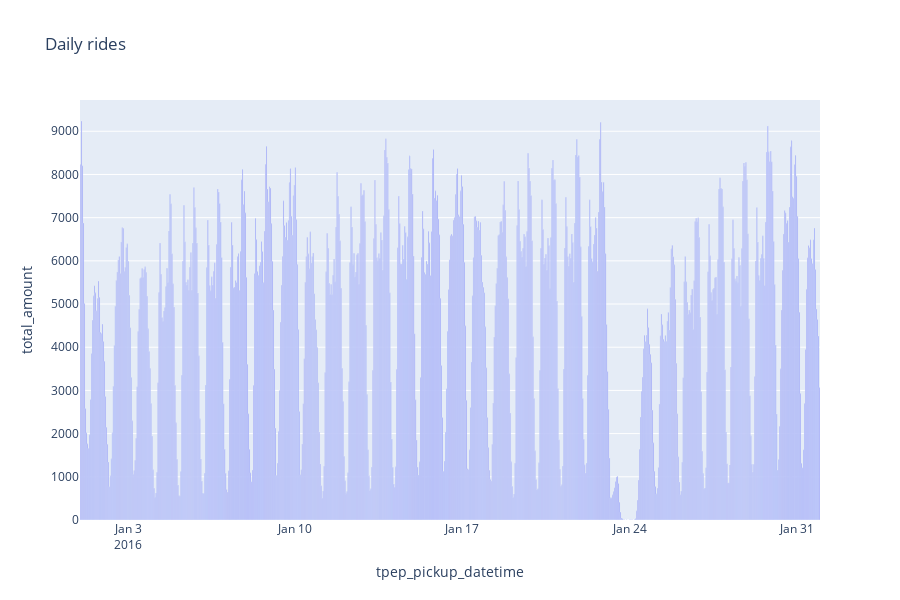

Notebook cell for this chart:
### Code cell
%%time
fig = px.bar(df_hourly, x='tpep_pickup_datetime', y='total_amount',
             title='Daily rides',
            height=600)
fig.show()

### Figure 1 — Plotly figure (JSON) as saved in the notebook; plotly's stock layout.template omitted (floating-point values rounded to 4 significant figures; data arrays with more than 128 entries replaced by an {"elided": "..."} marker saying what was removed)
{"data": [{"alignmentgroup": "True", "hovertemplate": "tpep_pickup_datetime=%{x}<br>total_amount=%{y}<extra></extra>", "legendgroup": "", "marker": {"color": "#636efa"}, "name": "", "offsetgroup": "", "orientation": "v", "showlegend": false, "textposition": "auto", "type": "bar", "x": {"elided": "744 str values"}, "xaxis": "x", "y": {"elided": "744 int values"}, "yaxis": "y"}], "layout": {"barmode": "relative", "height": 600, "legend": {"tracegroupgap": 0}, "title": {"text": "Daily rides"}, "xaxis": {"anchor": "y", "domain": [0, 1], "title": {"text": "tpep_pickup_datetime"}}, "yaxis": {"anchor": "x", "domain": [0, 1], "title": {"text": "total_amount"}}}}
